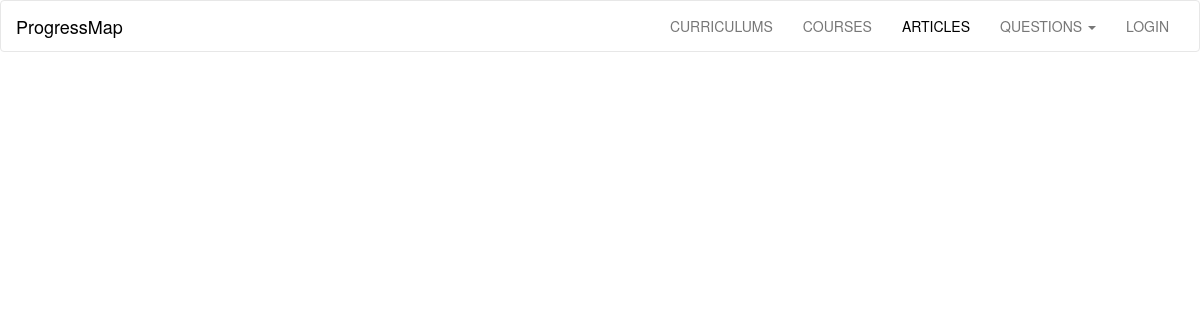
The page /articles/ on the database as committed earlier.
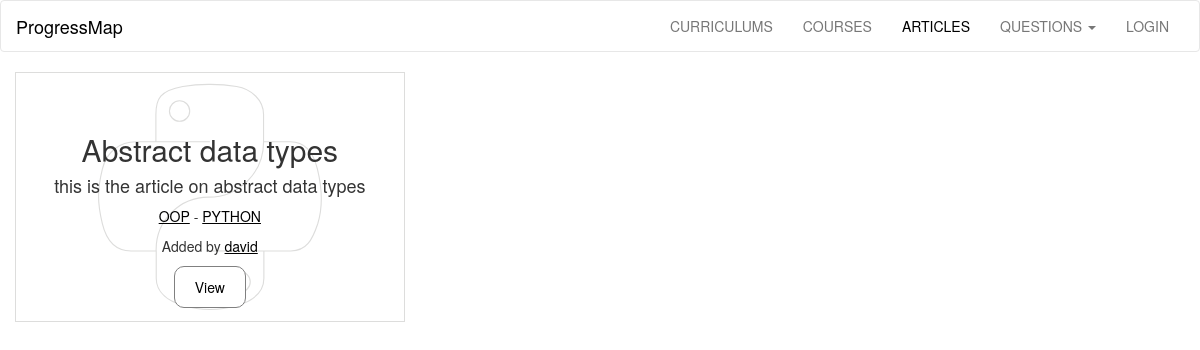
The same page on the database as committed later.
### progressMap/models.py (models this page shows, shortened)
class Articles(db.Model):
	id  = db.Column(db.Integer, primary_key = True)
	title = db.Column(db.String(300), nullable=False)
	description = db.Column(db.Text, nullable=False)
	questions = db.relationship('Questions', backref='article', lazy='dynamic')
	user_id = db.Column(db.Integer, db.ForeignKey('user.id'), nullable=False)
	course_id = db.Column(db.Integer, db.ForeignKey('courses.id'), nullable=False)
	curriculum_id = db.Column(db.Integer, db.ForeignKey('curriculums.id'), nullable=False)

class Courses(db.Model):
	id  = db.Column(db.Integer, primary_key = True)
	title = db.Column(db.String(300), nullable=False)
	description = db.Column(db.Text, nullable=False)
	articles =  db.relationship('Articles', backref='course', lazy='dynamic')
	user_id = db.Column(db.Integer, db.ForeignKey('user.id'), nullable=False)
	curriculum_id = db.Column(db.Integer, db.ForeignKey('curriculums.id'), nullable=False)

class Curriculums(db.Model):
	id  = db.Column(db.Integer, primary_key = True)
	title = db.Column(db.String(300), nullable=False)
	description = db.Column(db.Text, nullable=False)
	articles =  db.relationship('Articles', backref='curriculum', lazy='dynamic')
	courses =  db.relationship('Courses', backref='curriculum', lazy='dynamic')
	user_id = db.Column(db.Integer, db.ForeignKey('user.id'), nullable=False)

class User(db.Model, UserMixin):
	id = db.Column(db.Integer, primary_key = True)
	username = db.Column(db.String(40), unique = True)
	email = db.Column(db.String(120), unique = True)
	password_hash = db.Column(db.String)
	articles =  db.relationship('Articles', backref='user', lazy='dynamic')
	courses =  db.relationship('Courses', backref='user', lazy='dynamic')
	curriculums =  db.relationship('Curriculums', backref='user', lazy='dynamic')
	questions = db.relationship('Questions', backref='user', lazy='dynamic')
	comments = db.relationship('Comments', backref='user', lazy='dynamic')
	completed = db.relationship('Completed', backref='user', lazy='dynamic')
	allContent = db.relationship('AllContent', backref='user', lazy='dynamic')
	@property
	def password(self):
		raise AttributeError('password: write-only field')

### progressMap/articles/views.py (the view)
@articles.route('/', defaults={'page':'all'})
@articles.route('/<page>')
def show(page):
	if page == 'all':
		articlesList = models.getFromDb(models.Articles, 6)
		return render_template('articles.html', articlesList=articlesList)
	elif page == models.getByTitle(models.Articles, page).title:
		article = models.getByTitle(models.Articles, page)
		return render_template('showArticle.html', article=article)
	else:
		abort(404)

### progressMap/models.py (called while the page is built)
def getFromDb(className, num):
	return className.query.order_by(desc(className.title)).limit(num)

### progressMap/templates/articles.html (shortened to what this page needs)
{% extends 'base.html' %}
{% block articles_link %}
<li><a class="active" href="{{ url_for('articles.show')}}">ARTICLES</a></li>
{% endblock %}
{% block content %}
{% if articlesList %}
<section class="container-fluid content">
	{% for article in articlesList %}
	<section class="text-center tile">
		<article class="title {{article.curriculum.title}}">
			<br /><br /><br />
			<h2 style="margin-top: 0px;">{{ article.title.capitalize() }}</h2>
			<h4 class="desc">
				{{ article.description }}
			</h4>
			<p class="date underline">
				<a href="{{ url_for('courses.show', page=article.course.title)}}">{{ article.course.title.upper() }}</a> -
				<a href="{{ url_for('curriculums.show', page=article.curriculum.title)}}">{{ article.curriculum.title.upper() }}
				</a>
			</p>
			<p class="underline">Added by
				<a href="{{ url_for('user.userPage', username=article.user.username)}}">
					{{ article.user.username }}
				</a>
			</p>
			<a href="{{ url_for('articles.show', page=article.title)}}">
			<button class="button">View</button>
			</a>
		</article>
	</section>
	{% endfor %}
</section>
{% endif %}
{% endblock %}

### progressMap/templates/base.html (shortened to what this page needs)
<!doctype html>
<html>
<head>
	<link rel="stylesheet" href="{{ url_for('static', filename='css/bootstrap.min.css') }}">
	<link rel='stylesheet' href="{{ url_for('static', filename='css/main.css') }}">
</head>
<body>
	<nav class="navbar navbar-default">
		<div class="container-fluid">
			<div class="navbar-header">
				<a class="navbar-brand active" href="{{ url_for('main.show', page='map') }}">
					ProgressMap
				</a>
			</div>
			<div class="collapse navbar-collapse" id="myNavbar">
				<ul class="nav navbar-nav navbar-right nav-items text-center">
					{% block curriculums_link %}
  					<li><a href="{{ url_for('curriculums.show')}}">CURRICULUMS</a></li>
					{% endblock %}
					{% block courses_link %}
  					<li><a href="{{ url_for('courses.show')}}">COURSES</a></li>
					{% endblock %}
					{% block articles_link %}{% endblock %}
					{% block questions_link %}
					<li class="dropdown">
                        <a class="dropdown-toggle" data-toggle="dropdown" href="#">QUESTIONS
                            <span class="caret"></span></a>
                    </li>
					{% endblock %}
					{% block user_link %}
					{% if current_user.is_authenticated %}
					<li class="dropdown">
                        <a class="dropdown-toggle" data-toggle="dropdown" href="#">{{current_user.username}}
                            <span class="caret"></span></a>
                        <ul class="dropdown-menu">
                            <li class="text-center"><a href="{{ url_for('user.userPage', username=current_user.username) }}">PROGRESS</a></li>
							<li class="text-center">
								<a href="{{ url_for('user.addedContent', username=current_user.username)}}">CONTENT</a>
							</li>
                            <li class="text-center"><a href="{{ url_for('add.main')}}">ADD CONTENT</a></li>
                            <li class="text-center"><a href="{{ url_for('main.show', page='signout')}}">SIGN OUT</a></li>
                        </ul>
                    </li>
					{% else %}
					<li><a href="{{ url_for('main.show', page='login') }}">LOGIN</a>
					</li>
					{% endif %}
					{% endblock %}
				</ul>
			</div>
		</div>
	</nav>
	{% block content %}{% endblock %}
</body>
</html>

### progressMap/static/css/main.css (style rules this page uses)
a { color: black; text-decoration: none; }
.underline a { color: black; text-decoration: underline; }
.navbar-default .navbar-nav>li>a.active { color: black; }
.navbar-default { background-color: white; }
.navbar-default .navbar-brand { color: black; }
.button { padding: 10px 20px; border: 1px solid gray; border-radius: 10px; background-color: white; }
.content { background-color: white; }
@media screen and (min-width: 768px) { .tile { width: 33.3%; height: 250px; float: left; border: 1px solid #DDDDDC; } }
.python { background: url(/static/img/python.svg) no-repeat; }
.title { height: 100%; padding: 0; background-position: center; }

Rows that differ between the two databases and show on the page:
added Articles: title "Abstract data types", description "this is the article on abstract data types", course "OOP", curriculum "PYTHON", user.username "david"
